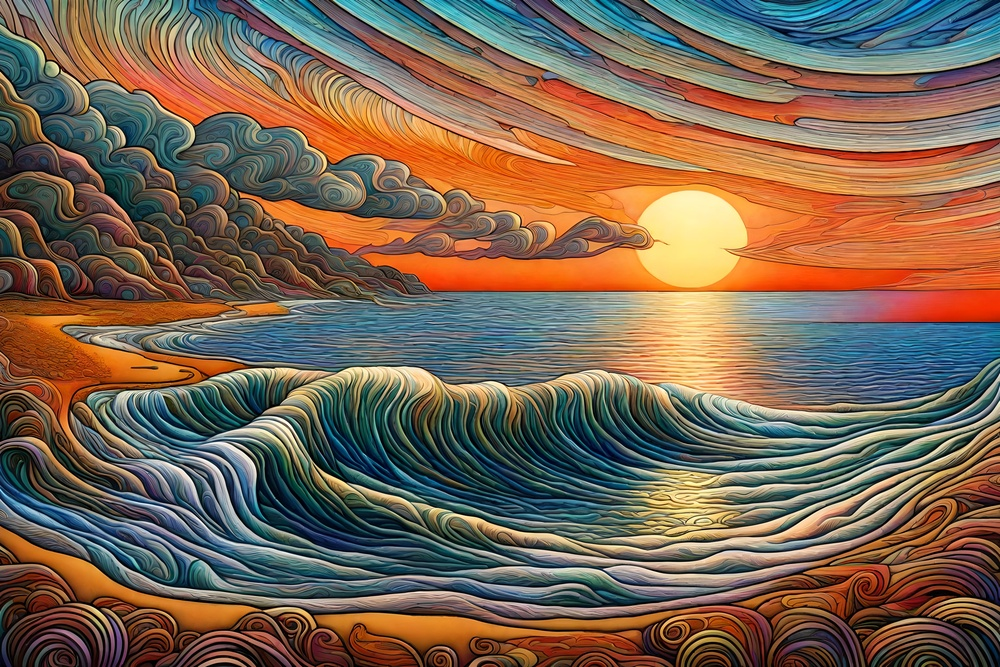
//> input picture TallerOpenCV/imagenes/taller.jpg, 1000 x 667 px, shrunk from 6144 x 4096 before the run
$ ./main   (built with g++ and OpenCV 4)
//> lines starting //> are read from the running program, lines starting //| are printed output that depends on the picture
#include <opencv2/opencv.hpp>
#include <iostream>
#include <cmath>

using namespace cv;
using namespace std;

void ejercicio1_rgb_a_hsv() {
    Mat img_bgr = imread("/home/paula/TallerOpenCV/imagenes/taller.jpg");
//> img_bgr is the input picture: 667 rows x 1000 cols, CV_8UC3; mean B, G, R 81.9, 101.1, 122.8

    if (img_bgr.empty()) {
        cout << "Error: No se pudo cargar la imagen" << endl;
        return;
    }

    int rows = img_bgr.rows;
//> rows = 667
    int cols = img_bgr.cols;
//> cols = 1000

    Mat img_hsv(rows, cols, CV_8UC3);

    cout << "Convirtiendo RGB a HSV manualmente..." << endl;
    cout << "Procesando " << rows << "x" << cols << " pixeles" << endl;
//| Procesando 667x1000 pixeles

    for (int i = 0; i < rows; i++) {
        for (int j = 0; j < cols; j++) {
            Vec3b pixel_bgr = img_bgr.at<Vec3b>(i, j);

            // Obtener valores BGR y normalizar a [0,1]
            double b = pixel_bgr[0] / 255.0;
            double g = pixel_bgr[1] / 255.0;
            double r = pixel_bgr[2] / 255.0;

            // Calcular Cmax, Cmin, Delta
            double cmax = max({r, g, b});
            double cmin = min({r, g, b});
            double delta = cmax - cmin;

            // Calcular Hue (H)
            double h = 0;
            if (delta != 0) {
                if (cmax == r) {
                    h = 60.0 * fmod(((g - b) / delta), 6.0);
                } else if (cmax == g) {
                    h = 60.0 * (((b - r) / delta) + 2.0);
                } else if (cmax == b) {
                    h = 60.0 * (((r - g) / delta) + 4.0);
                }
            }
            if (h < 0) h += 360.0;

            // H_opencv = H / 2 (OpenCV usa [0,180] en vez de [0,360])
            uchar h_opencv = (uchar)(h / 2.0);

            // Calcular Saturation (S)
            double s = (cmax == 0) ? 0 : (delta / cmax);
            uchar s_opencv = (uchar)(s * 255.0);

            // Calcular Value (V)
            uchar v_opencv = (uchar)(cmax * 255.0);

            // Asignar valores HSV al píxel
            img_hsv.at<Vec3b>(i, j) = Vec3b(h_opencv, s_opencv, v_opencv);
        }
    }
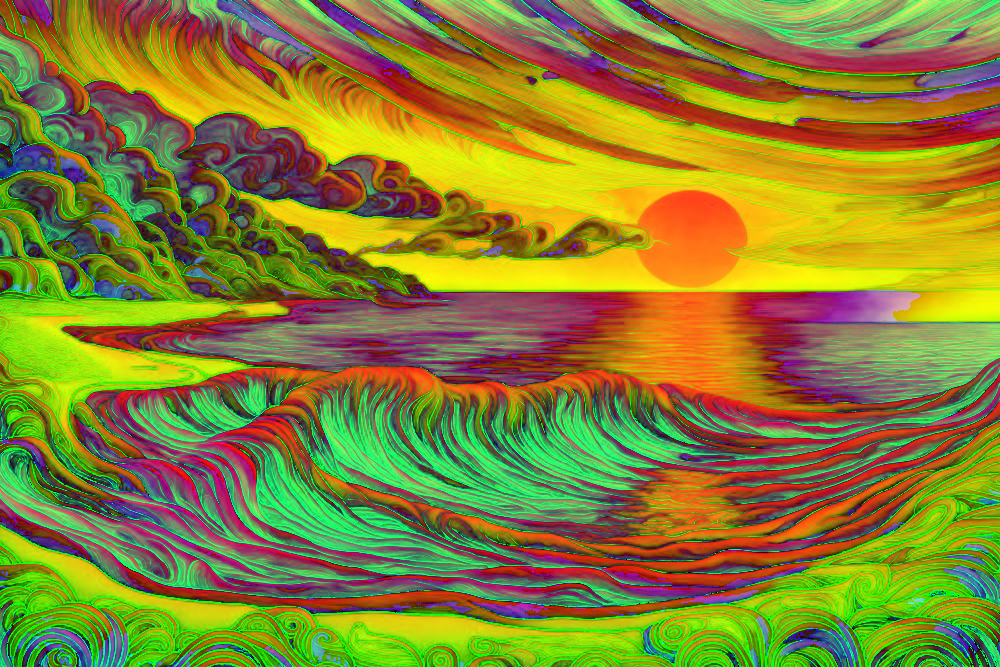
//> img_hsv: 667 rows x 1000 cols, CV_8UC3; mean B, G, R 47.7, 131.5, 137.9

    cout << "\n¡Ejercicio 1 completado!" << endl;
    cout << "\nConversion RGB -> HSV:" << endl;
    cout << "  H (Hue): Tono del color [0-180]" << endl;
    cout << "  S (Saturation): Saturacion [0-255]" << endl;
    cout << "  V (Value): Brillo [0-255]" << endl;

    // Mostrar ejemplo de un pixel
    Vec3b pixel_original = img_bgr.at<Vec3b>(rows/2, cols/2);
//> pixel_original = [174, 143, 120]
    Vec3b pixel_hsv = img_hsv.at<Vec3b>(rows/2, cols/2);
//> pixel_hsv = [107, 79, 174]

    cout << "\nEjemplo pixel central:" << endl;
    cout << "  BGR original: (" << (int)pixel_original[0] << ", "
         << (int)pixel_original[1] << ", " << (int)pixel_original[2] << ")" << endl;
//|   BGR original: (174, 143, 120)
    cout << "  HSV convertido: (" << (int)pixel_hsv[0] << ", "
         << (int)pixel_hsv[1] << ", " << (int)pixel_hsv[2] << ")" << endl;
//|   HSV convertido: (107, 79, 174)

    imshow("Original BGR", img_bgr);
    imshow("HSV (Manual)", img_hsv);
    waitKey(0);
    destroyAllWindows();
}

int main() {
    cout << "=== PUNTO 1: CONVERSION RGB -> HSV ===" << endl;
    ejercicio1_rgb_a_hsv();
    return 0;
}
